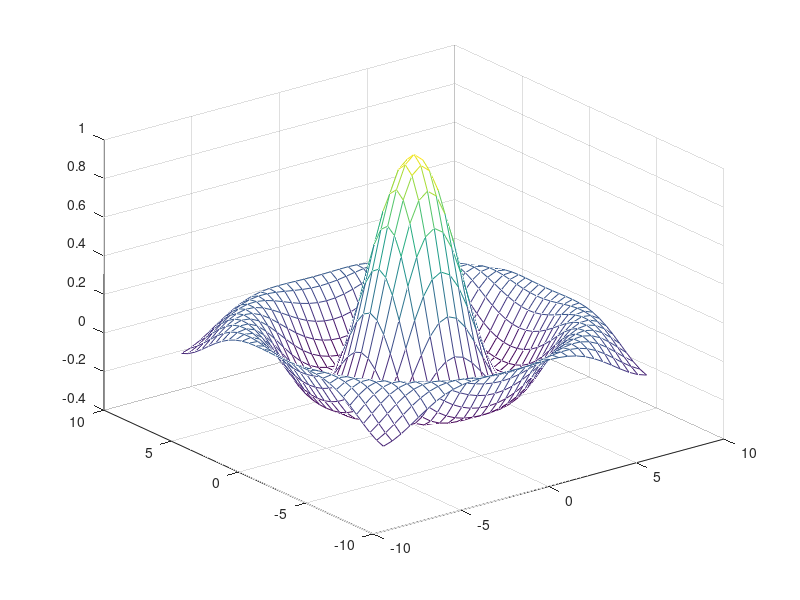

The MATLAB source for this figure:
% PC I - Laboraório 0 - 03/04/2018
% Wagner Trarbach Frank

% Plots em 3D
% Uso do comando mesh
% Código da página 55 do slide do Lab 0 do AVA

%% 

x = -7.5:0.5:7.5;  % vetor x variando de -7.5 a 7.5 com passo de 0.5

y = x;

[X,Y] = meshgrid(x,y);

R = sqrt(X.^2 + Y.^2) + eps;

Z = sin(R)./R;    % sinc x = (senx)/x

mesh(X,Y,Z)